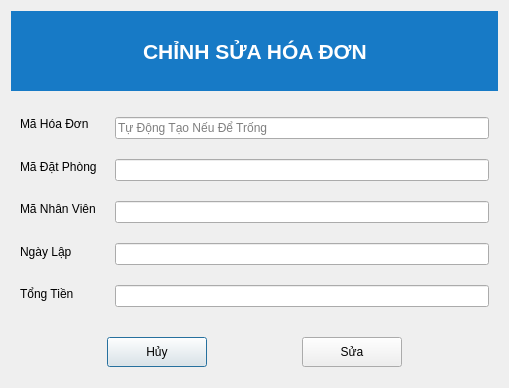
<?xml version="1.0" encoding="UTF-8"?>
<ui version="4.0">
 <class>Dialog</class>
 <widget class="QDialog" name="Dialog">
  <property name="geometry">
   <rect>
    <x>0</x>
    <y>0</y>
    <width>509</width>
    <height>388</height>
   </rect>
  </property>
  <property name="windowTitle">
   <string>Dialog</string>
  </property>
  <layout class="QVBoxLayout" name="verticalLayout">
   <item>
    <widget class="QWidget" name="widget" native="true">
     <property name="maximumSize">
      <size>
       <width>16777215</width>
       <height>80</height>
      </size>
     </property>
     <layout class="QGridLayout" name="gridLayout">
      <property name="leftMargin">
       <number>0</number>
      </property>
      <property name="topMargin">
       <number>0</number>
      </property>
      <property name="rightMargin">
       <number>0</number>
      </property>
      <property name="bottomMargin">
       <number>0</number>
      </property>
      <property name="spacing">
       <number>0</number>
      </property>
      <item row="0" column="0">
       <widget class="QWidget" name="widget_4" native="true">
        <property name="minimumSize">
         <size>
          <width>0</width>
          <height>60</height>
         </size>
        </property>
        <property name="maximumSize">
         <size>
          <width>16777215</width>
          <height>100</height>
         </size>
        </property>
        <property name="styleSheet">
         <string notr="true">QWidget {
    background-color: #177ac6;  /* Màu nền xanh */
}
</string>
        </property>
        <layout class="QHBoxLayout" name="horizontalLayout_3">
         <property name="spacing">
          <number>0</number>
         </property>
         <property name="leftMargin">
          <number>0</number>
         </property>
         <property name="topMargin">
          <number>0</number>
         </property>
         <property name="rightMargin">
          <number>0</number>
         </property>
         <property name="bottomMargin">
          <number>0</number>
         </property>
         <item>
          <spacer name="horizontalSpacer_6">
           <property name="orientation">
            <enum>Qt::Horizontal</enum>
           </property>
           <property name="sizeHint" stdset="0">
            <size>
             <width>90</width>
             <height>20</height>
            </size>
           </property>
          </spacer>
         </item>
         <item>
          <widget class="QLabel" name="label_2">
           <property name="font">
            <font>
             <family>Segoe UI</family>
             <pointsize>16</pointsize>
             <weight>75</weight>
             <bold>true</bold>
            </font>
           </property>
           <property name="styleSheet">
            <string notr="true">QLabel {
    color: white;  /* Màu chữ trắng */
}
</string>
           </property>
           <property name="text">
            <string>CHỈNH SỬA HÓA ĐƠN</string>
           </property>
          </widget>
         </item>
         <item>
          <spacer name="horizontalSpacer_7">
           <property name="orientation">
            <enum>Qt::Horizontal</enum>
           </property>
           <property name="sizeHint" stdset="0">
            <size>
             <width>91</width>
             <height>20</height>
            </size>
           </property>
          </spacer>
         </item>
        </layout>
       </widget>
      </item>
     </layout>
    </widget>
   </item>
   <item>
    <widget class="QWidget" name="widget_2" native="true">
     <layout class="QHBoxLayout" name="horizontalLayout">
      <property name="spacing">
       <number>0</number>
      </property>
      <property name="leftMargin">
       <number>0</number>
      </property>
      <property name="topMargin">
       <number>0</number>
      </property>
      <property name="rightMargin">
       <number>0</number>
      </property>
      <property name="bottomMargin">
       <number>0</number>
      </property>
      <item>
       <widget class="QWidget" name="widget_5" native="true">
        <layout class="QVBoxLayout" name="verticalLayout_2">
         <item>
          <widget class="QLabel" name="label_6">
           <property name="text">
            <string>Mã Hóa Đơn</string>
           </property>
          </widget>
         </item>
         <item>
          <widget class="QLabel" name="label_3">
           <property name="text">
            <string>Mã Đặt Phòng</string>
           </property>
          </widget>
         </item>
         <item>
          <widget class="QLabel" name="label_4">
           <property name="text">
            <string>Mã Nhân Viên</string>
           </property>
          </widget>
         </item>
         <item>
          <widget class="QLabel" name="label">
           <property name="text">
            <string>Ngày Lập</string>
           </property>
          </widget>
         </item>
         <item>
          <widget class="QLabel" name="label_5">
           <property name="text">
            <string>Tổng Tiền</string>
           </property>
          </widget>
         </item>
        </layout>
       </widget>
      </item>
      <item>
       <widget class="QWidget" name="widget_6" native="true">
        <layout class="QVBoxLayout" name="verticalLayout_3">
         <property name="spacing">
          <number>9</number>
         </property>
         <property name="topMargin">
          <number>9</number>
         </property>
         <property name="bottomMargin">
          <number>0</number>
         </property>
         <item>
          <widget class="QLineEdit" name="mahd_value">
           <property name="placeholderText">
            <string>Tự Động Tạo Nếu Để Trống</string>
           </property>
          </widget>
         </item>
         <item>
          <widget class="QLineEdit" name="madp_value"/>
         </item>
         <item>
          <widget class="QLineEdit" name="manv_value"/>
         </item>
         <item>
          <widget class="QLineEdit" name="ngaylap_value"/>
         </item>
         <item>
          <widget class="QLineEdit" name="tongtien_value"/>
         </item>
        </layout>
       </widget>
      </item>
     </layout>
    </widget>
   </item>
   <item>
    <widget class="QWidget" name="widget_3" native="true">
     <property name="maximumSize">
      <size>
       <width>16777215</width>
       <height>50</height>
      </size>
     </property>
     <layout class="QHBoxLayout" name="horizontalLayout_4">
      <property name="spacing">
       <number>0</number>
      </property>
      <property name="leftMargin">
       <number>0</number>
      </property>
      <property name="topMargin">
       <number>0</number>
      </property>
      <property name="rightMargin">
       <number>0</number>
      </property>
      <property name="bottomMargin">
       <number>0</number>
      </property>
      <item>
       <spacer name="horizontalSpacer">
        <property name="orientation">
         <enum>Qt::Horizontal</enum>
        </property>
        <property name="sizeHint" stdset="0">
         <size>
          <width>40</width>
          <height>20</height>
         </size>
        </property>
       </spacer>
      </item>
      <item>
       <widget class="QPushButton" name="cancel_button">
        <property name="minimumSize">
         <size>
          <width>100</width>
          <height>30</height>
         </size>
        </property>
        <property name="text">
         <string>Hủy</string>
        </property>
       </widget>
      </item>
      <item>
       <spacer name="horizontalSpacer_2">
        <property name="orientation">
         <enum>Qt::Horizontal</enum>
        </property>
        <property name="sizeHint" stdset="0">
         <size>
          <width>40</width>
          <height>20</height>
         </size>
        </property>
       </spacer>
      </item>
      <item>
       <widget class="QPushButton" name="agree_button">
        <property name="minimumSize">
         <size>
          <width>100</width>
          <height>30</height>
         </size>
        </property>
        <property name="text">
         <string>Sửa</string>
        </property>
       </widget>
      </item>
      <item>
       <spacer name="horizontalSpacer_3">
        <property name="orientation">
         <enum>Qt::Horizontal</enum>
        </property>
        <property name="sizeHint" stdset="0">
         <size>
          <width>40</width>
          <height>20</height>
         </size>
        </property>
       </spacer>
      </item>
     </layout>
    </widget>
   </item>
  </layout>
 </widget>
 <resources/>
 <connections/>
</ui>
